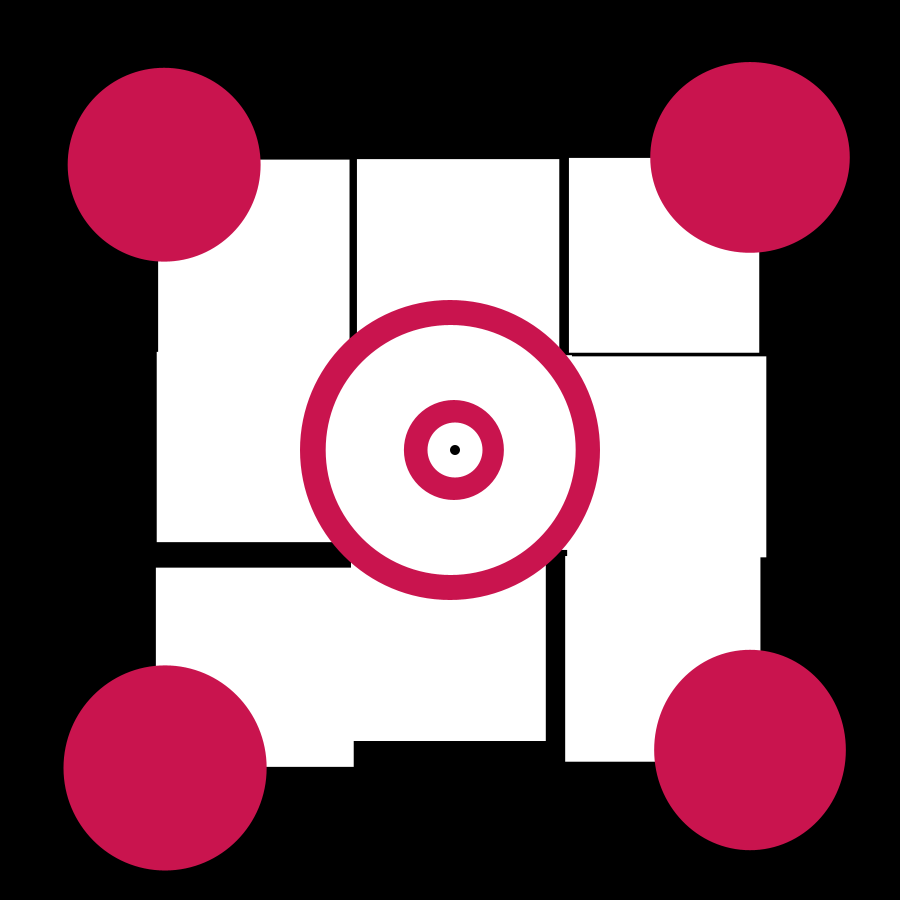
Frame 1 (no input)
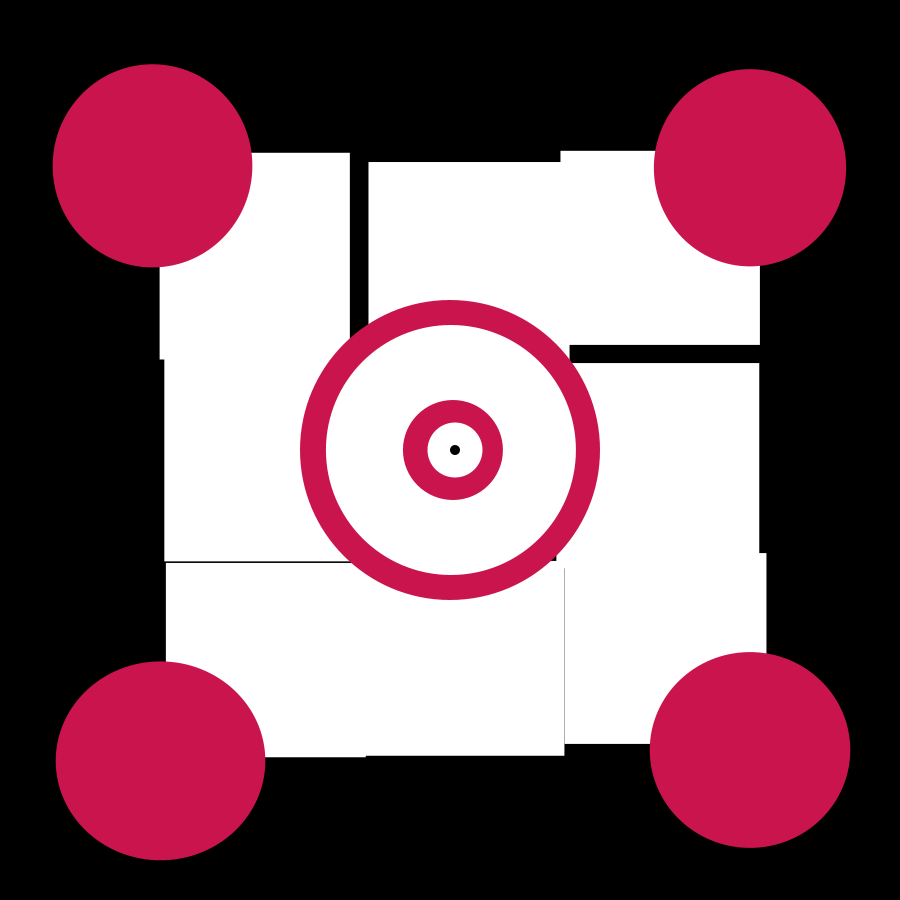
Frame 60 (the mouse pressed at the canvas centre just before this capture)
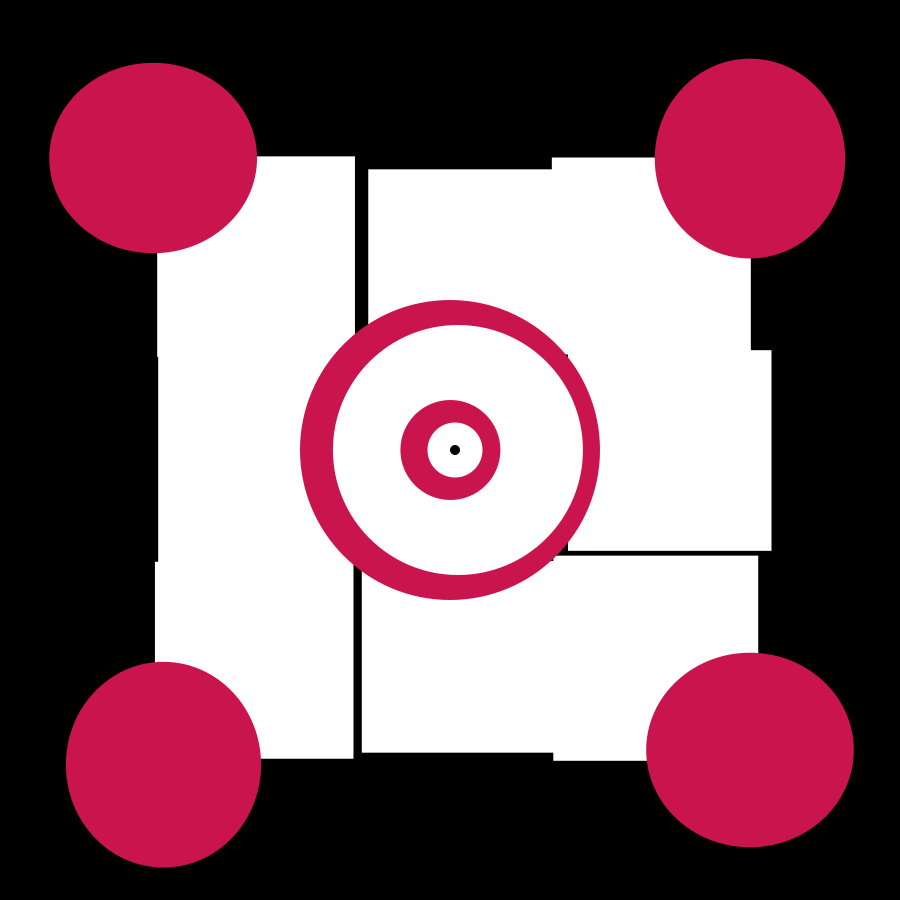
Frame 120 (the mouse held since frame 60 and released just before this capture)

The Processing sketch that drew these frames (run headless with seeded random() and noise(); from frame 60 on, the mouse is pressed at the canvas centre):

// Processing sketch: processing_7600
// ── processing_7600.pde

void setup(){
  
size(900,900);
background(0,0,0);
smooth();
noStroke();

}

void draw(){
translate(-50,-50);
//retângulo//
fill(255,255,255);
background(0,0,0);
//retangulos de cima//
rect(random(400,420),random(400,420), random(190,210),random(190,210));
rect(random(600,620),random(400,420), random(190,210),random(190,210));
rect(random(200,220),random(400,420), random(190,210),random(190,210));
//retangulos do meio//
rect(random(400,420),random(200,220), random(190,210),random(190,210));
rect(random(600,620),random(200,220), random(190,210),random(190,210));
rect(random(200,220),random(200,220), random(190,210),random(190,210));
//retangulos de baixo//
rect(random(400,420),random(600,620), random(190,210),random(190,210));
rect(random(600,620),random(600,620), random(190,210),random(190,210));
rect(random(200,220),random(600,620), random(190,210),random(190,210));

//fill(random(201),20,71);
fill(201,20,78);
ellipse(random(200,220), random(200,220),random(190,210),random(190,210));//da esquerda
ellipse(random(800,750), random(200,220),random(190,210),random(190,210));//da direita
ellipse(random(800,750), random(800,750),random(190,210),random(190,210));//esquerda de baixo
ellipse(random(200,220), random(800,820),random(190,210),random(190,210));//direita de baixo

//bola rosa do meio//
//fill(random(201),20,71);
fill(201,20,78);
ellipse(500,500, 300,300);

//bola branca entre meio rosa e bolinha//
fill(255,255,255);
ellipse(random(500,510), random(500,500), random(250,250), random(250,250));

//bolinha rosa entremeio brancos//
fill(201,20,78);
ellipse(random(500,510), random(500,500), random(100,100), random(100,100));

//bolinha branca do meio//
fill(255,255,255);
ellipse(505,500, 55,55);

//bolinha preta//
fill(0,0,0);
ellipse(505,500, 10,10);

}
